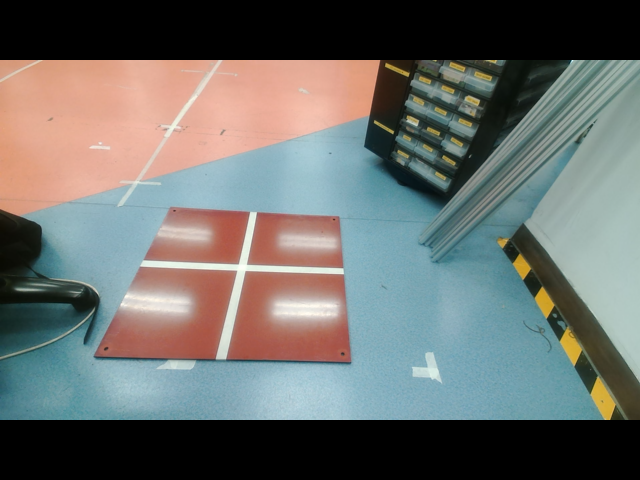
#> input picture vs/opencv_frame_0.png, 640 x 480 px, given in place of the camera
$ python real_time_rgb_v1.py
#> lines starting #> are read from the running program, lines starting #| are printed output that depends on the picture; after the words box and inside, x2 and y2 are one past the last pixel; in counts of white or black regions, pixels touching at a corner belong together
import numpy as np
import cv2
import matplotlib.pyplot as plt
import numpy as np
import math


def ClassifyColor( BGR, width, height ): ##分類顏色 （BGR, width, height）
    r_threshold = 20 ##r閾值  before 10
    b_threshold = 20 ##b閾值   before 10
    FortyFive_degree = math.pi / 4 ## 45度
    grey_threshold = 10.0 * math.pi / 180.0 ##色角上下限 before 5

    for y in range(0, height, 1):
        cur_row = BGR[y]
        for x in range(0, width, 1):
            [b1, g1, r1] = cur_row[x]  #b1, g1 and r1 are type unsigned integer 8 bits
            #Convert to 32 bits integer ＃b1，g1和r1是無符號整數8位類型 轉換為32位整數
            b = int(b1)
            g = int(g1)
            r = int(r1)

            #Compute color angles 計算色角
            r_on_b = math.atan2( r, b )
            r_on_g = math.atan2( r, g )
            b_on_g = math.atan2( b, g )


            #grey white and black color 灰色白色和黑色 ##自己調整誤差
            if abs( r_on_b - FortyFive_degree ) < grey_threshold: ##abs不考慮符號的值
                if abs( r_on_g - FortyFive_degree ) < grey_threshold:
                    if abs( b_on_g - FortyFive_degree ) < grey_threshold:
                        #white color
                        if r > 150 and g > 150 and b > 150:
                            cur_row[x] = [255, 255, 255]
                        #black color
                        if r < 50:
                            cur_row[x] = [0, 0, 0]
                        else:
                            cur_row[x] = [128, 128, 128]
                        continue ##跳过循环
            #Red color
            if r - b > r_threshold:
                if r - g > r_threshold:
                    cur_row[x] = [0, 0, 200]
                    continue ##跳过某些循环

            #Blue color
            if b - r > b_threshold:
                if b - g > b_threshold:
                    cur_row[x] = [200, 0, 0]
                    continue

            #Other colors
            cur_row[x] = [0, 200, 200]

    return BGR


def RequiredArea( RA_BGR, width, height ): ##分類顏色 （BGR, width, height）
    r_threshold = 10 ##r閾值
    b_threshold = 10 ##b閾值

    for y in range(0, height, 1):
        cur_row = RA_BGR[y]
        for x in range(0, width, 1):
            [b1, g1, r1] = cur_row[x]  #b1, g1 and r1 are type unsigned integer 8 bits
            #Convert to 32 bits integer ＃b1，g1和r1是無符號整數8位類型 轉換為32位整數
            b = int(b1)
            g = int(g1)
            r = int(r1)

            #Red color
            if r - b > r_threshold:
                if r - g > r_threshold:
                    cur_row[x] = [255, 255, 255]
                    continue ##跳过某些循环

            #Other colors
            cur_row[x] = [0, 0, 0]

    return RA_BGR

def RequiredColor( RC_BGR, width, height ): ##分類顏色 （BGR, width, height）
    r_threshold = 10 ##r閾值
    b_threshold = 10 ##b閾值

    for y in range(0, height, 1):
        cur_row = RC_BGR[y]
        for x in range(0, width, 1):
            [b1, g1, r1] = cur_row[x]  #b1, g1 and r1 are type unsigned integer 8 bits
            #Convert to 32 bits integer ＃b1，g1和r1是無符號整數8位類型 轉換為32位整數
            b = int(b1)
            g = int(g1)
            r = int(r1)

            #Red color
            if r - b > r_threshold:
                if r - g > r_threshold:
                    cur_row[x] = [0, 0, 0]
                    continue ##跳过某些循环

            #Other colors
            cur_row[x] = [255, 255, 255]

    return RC_BGR


cap = cv2.VideoCapture(0)

while(1):

    if __name__ == '__main__':

        ret, frame = cap.read()
#> frame is the input picture: shape (480, 640, 3); mean B, G, R 106.9, 109.9, 107.2

        if frame.size == 0:
        ##if ret == False:
            print(f"Fail to read image {filename}")
        else:
            cv2.imshow('Original frame',frame)
            ##plt.figure(figsize=(20,10))
            ##plt.subplot(3, 1, 1) ##放大圖
            ##plt.imshow(cv2.cvtColor(frame, cv2.COLOR_BGR2RGB))

            (height, width, channels) = frame.shape
#> height = 480; width = 640; channels = 3
            print(f"frame dimension ( {height} , {width}, {channels})\n" )
#| frame dimension ( 480 , 640, 3)
            if channels != 3:
                print("Image is not a color image ##################")

            if frame.dtype != "uint8":
                print("Image is not of type uint8 #################")

            #Convert image to NumPy array (Create a new 2D array)
            # Note: The order is in BGR format! 將圖像轉換為NumPy數組（創建新的2D數組）
            BGR_array = np.array( frame )

            #Classify red, blue and grey color
            Result_array = ClassifyColor( BGR_array, width, height )
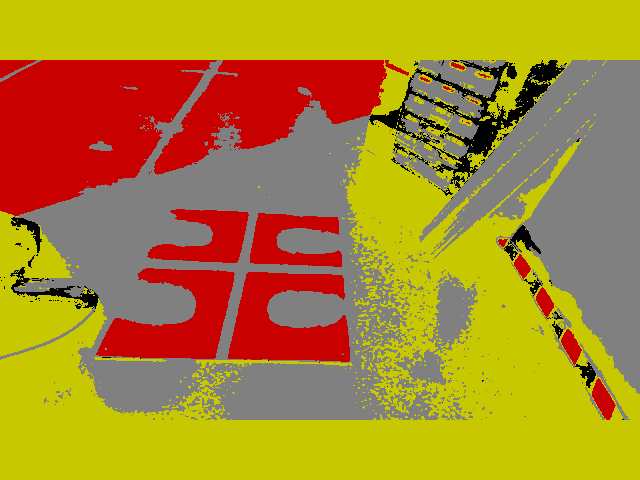
#> Result_array: shape (480, 640, 3); mean B, G, R 43.1, 133.4, 171


            # [15 lines of commented-out code are left out]

            RA = Result_array.copy()

            kernel = np.ones((7,7), np.uint8)
            ##dilation = cv2.dilate(test, kernel, iterations = 3)
            RA_dilation = cv2.dilate(RA, kernel, iterations = 6)
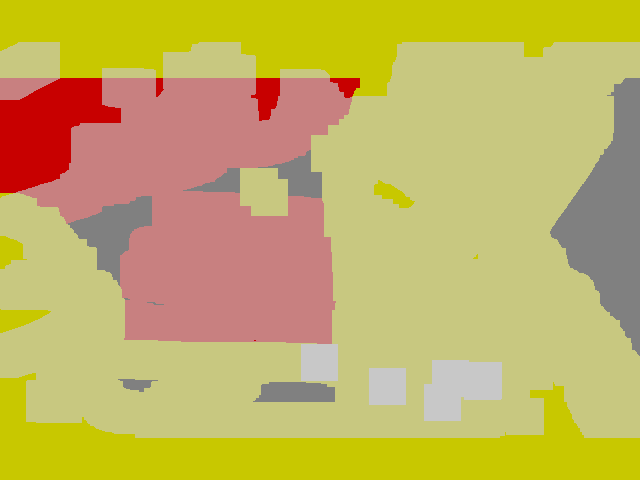
#> RA_dilation: shape (480, 640, 3); mean B, G, R 96.5, 176, 195.4
            ##plt.imshow(cv2.cvtColor(dilation, cv2.COLOR_BGR2RGB))
            #cv2.imshow('RA_dilation',RA_dilation)

            kernel = np.ones((7,7), np.uint8)
            ##erosion = cv2.erode(dilation, kernel, iterations = 3)
            RA_erosion = cv2.erode(RA_dilation, kernel, iterations = 10)
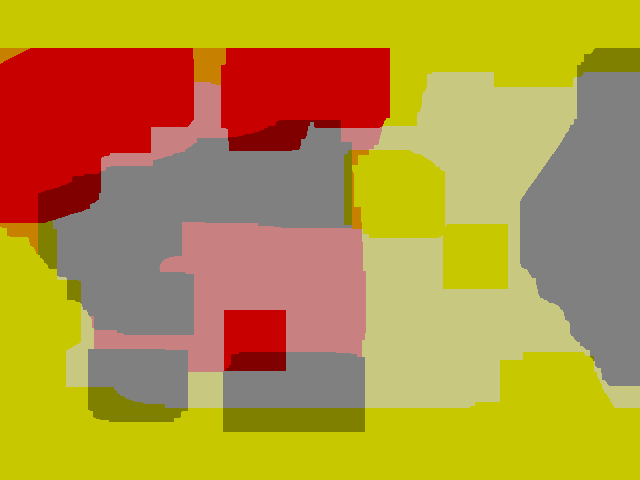
#> RA_erosion: shape (480, 640, 3); mean B, G, R 59.8, 146, 180.4
            ##plt.imshow(cv2.cvtColor(erosion, cv2.COLOR_BGR2RGB))
            ##cv2.imshow('RA_erosion',RA_erosion)

            RA_frame = RA_erosion.copy()
            RA_BGR_array = np.array(RA_frame)
            RA_Result_array = RequiredArea( RA_BGR_array, width, height )
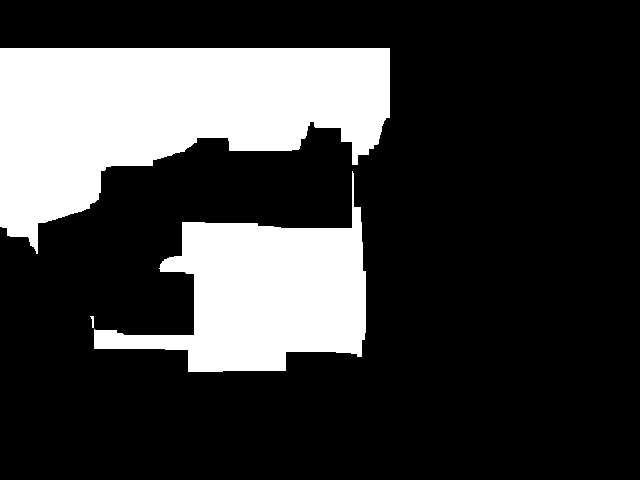
#> RA_Result_array: shape (480, 640, 3); 23.8% white; 3 white regions, box (x1, y1, x2, y2) and area: (0, 48, 390, 254) 46724, (94, 171, 366, 372) 26211, (90, 316, 94, 328) 28
            ##cv2.imshow('RequiredArea',RA_Result_array)

            RC = Result_array.copy()
            RC_BGR_array = np.array(RC)
            #nzCount = cv.CountNonZero(img3);
            RC_Result_array = RequiredColor( RC_BGR_array, width, height )
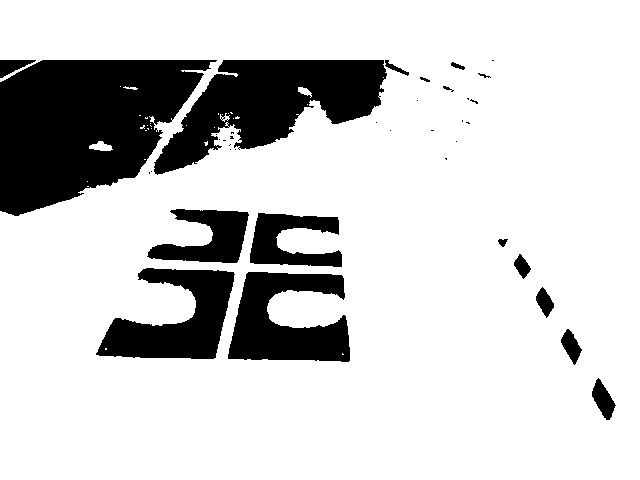
#> RC_Result_array: shape (480, 640, 3); 81.2% white; 38 black regions (21 under 20 px), largest, box (x1, y1, x2, y2) and area: (0, 60, 217, 216) 22333, (154, 60, 387, 175) 13492, (228, 272, 350, 362) 7062
            ##cv2.imshow('RequiredColor',RC_Result_array)

            img1 = RA_Result_array.copy()
            img2 = RC_Result_array.copy()
            (height, width, channels) = img1.shape
            #print(f1"frame dimension ( {height} , {width}, {channels})\n" )

            (height, width, channels) = img2.shape
            #print(f2"frame dimension ( {height} , {width}, {channels})\n" )

            img = np.zeros ((480, 640, 3), np.uint8)

            img1_list = img1.tolist()
#> img1_list = 480 items
            img2_list = img2.tolist()
#> img2_list = 480 items
            img_list = img.tolist()
            for i in range(height):
                for j in range(width):
                    if img1_list[i][j] == img2_list[i][j] == [255, 255, 255]:
                        img[i][j][0] = 255
                        img[i][j][1] = 255
                        img[i][j][2] = 255
                    else:
                        img[i][j][0] = 0
                        img[i][j][1] = 0
                        img[i][j][2] = 0
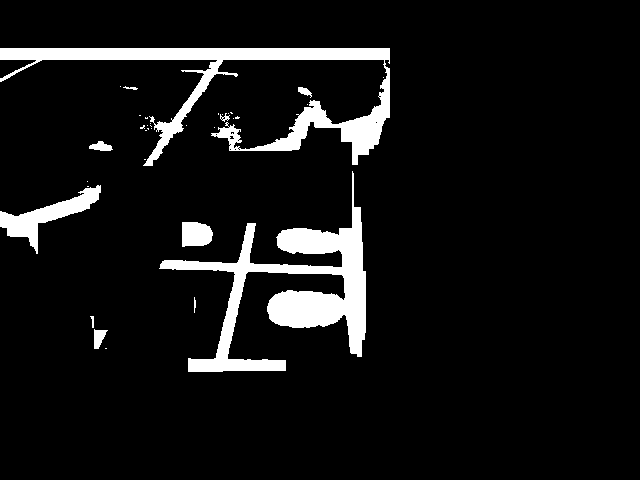
#> img: shape (480, 640, 3); 7.7% white; 35 white regions (24 under 20 px), largest, box (x1, y1, x2, y2) and area: (159, 171, 366, 372) 10815, (0, 48, 390, 166) 9714, (0, 185, 101, 254) 1966

            cv2.imshow('AND',img)

            ms = img.copy()

            kernel = np.ones((3,3), np.uint8)
            ##dilation = cv2.dilate(test, kernel, iterations = 3)
            dilation = cv2.dilate(ms, kernel, iterations = 3)

            kernel = np.ones((3,3), np.uint8)
            ##erosion = cv2.erode(dilation, kernel, iterations = 3)
            erosion = cv2.erode(dilation, kernel, iterations = 3)
#> dilation: shape (480, 640, 3); 12.5% white; 7 white regions, largest, box (x1, y1, x2, y2) and area: (0, 45, 393, 375) 32926, (0, 178, 104, 257) 3047, (179, 219, 216, 250) 1038

            test1 = erosion.copy()
            thinned = cv2.ximgproc.thinning(cv2.cvtColor(test1, cv2.COLOR_RGB2GRAY))
#> test1: shape (480, 640, 3); 8% white; 9 white regions (1 under 20 px), largest, box (x1, y1, x2, y2) and area: (0, 48, 390, 372) 21471, (0, 181, 101, 254) 2000, (182, 222, 213, 247) 666
            cv2.imshow('Thinning',thinned)

            edges = cv2.Canny(thinned, 100, 200)
            cv2.imshow('edges',edges)
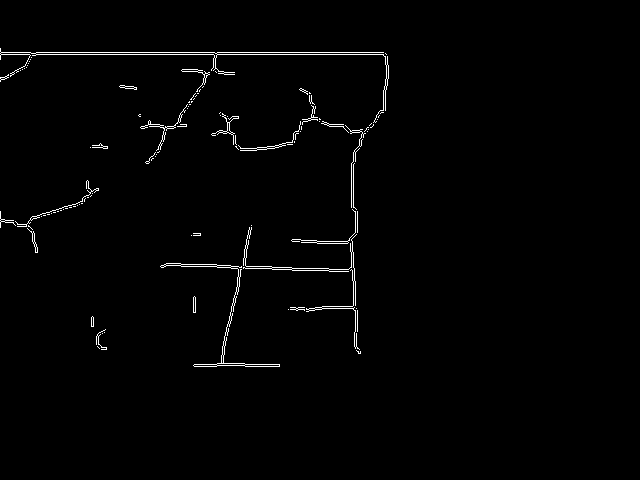
#> window 'edges': shape (480, 640); 1.2% white in thin lines or dots, all inside (x1, y1, x2, y2) = (0, 48, 389, 367)

            '''

            lines = cv2.HoughLinesP(edges, 1, np.pi/180, 200, minLineLength=10, maxLineGap=250)

            # Draw lines on the image
            for line in lines:
                x1, y1, x2, y2 = line[0]
                cv2.line(edges, (x1, y1), (x2, y2), (255, 0, 0), 3)
            # Show result
            cv2.imshow("Result Image", edges)

            '''
            '''

            for i in range(len(lines_data)):
                if lines_data[i][5] != 1 :
                    print(lines_data[i][4])

            #将每条线撮合成对应平行线

            parallel =np.empty([0,2], dtype = int)
            for i in range(len(lines_data)):
                for j in range(i+1,len(lines_data)):
                    if((abs(lines_data[i][4]-lines_data[j][4])<0.03)and(lines_data[i][5]!=1)):
                        print([i,j])
                        a = np.array([(i,j)])
                        parallel = np.append(parallel,a, axis=0)
                    elif(lines_data[i][5] == 1):
                        print(" the line is Vertical line")
                        break
            if len(parallel)< 2:
                print('7k7k')
                for i in range(len(lines_data)):
                    for j in range(i+1,len(lines_data)):
                        #print(i,lines_data[i][4]-lines_data[j][4])
                        if((abs(lines_data[i][4]-lines_data[j][4])<1.5)and(lines_data[i][5]!=1)and(i!=parallel[0][0])and(i!=parallel[0][1])and(j!=parallel[0][0])and(j!=parallel[0][1])):
                            print([i,j])
                            a = np.array([(i,j)])
                            parallel = np.append(parallel,a, axis=0)
                        elif(lines_data[i][5] == 1):
                            print(" the line is Vertical line")
                            break

            #输出撮合的平行线，各自的斜率
            parallel_slope = np.zeros(2)
            for i in range(len(parallel)):
                slope = (lines_data[parallel[i][0]][4]+lines_data[parallel[i][1]][4])/2
                parallel_slope[i] = slope

            parallel_slope#parallel[0][0]]

            habe = []
            for i in range(len(parallel)):
                for j in range(len(parallel[:])):
                    habe.append(parallel[i][j])

            lines_data[habe[3]][7]
            #将平行线数据导入，主要是懒的想

            horLine = []
            verLine = []
            # [5 lines of commented-out code are left out]
            horLine.append(lines_data[habe[0]])
            horLine.append(lines_data[habe[1]])
            verLine.append(lines_data[habe[2]])
            verLine.append(lines_data[habe[3]])
            lines_data[habe[3]]

            #计算4条线的相交点

            points = []
            for l1 in horLine:
                for l2 in verLine:
                    a = np.array([
                        [np.cos(l1[7]), np.sin(l1[7])],
                        [np.cos(l2[7]), np.sin(l2[7])]
                    ])
                    b = np.array([l1[6],l2[6]])
                    points.append(np.linalg.solve(a, b))

            #计算中心点和输出中心点与四条线的相交点
            for point in points:
                cv2.circle(tempIamge, (int(point[0]),int(point[1])), 3, (0,0,255))
            midx = np.mean([point[0] for point in points])
            midy = np.mean([point[1] for point in points])
            cv2.circle(tempIamge, (int(midx), int(midy)), 3, (0,0,255))
            rgb = tempIamge[...,::-1]

            #盲猜一个中心点上方的位置，提供数据画线

            #import sympy   # 引入解方程的专业模块sympy #但是很傻逼，所以没用到
            imy = int(midy)
            imx = int(midx)
            #x = sympy.symbols("x")   # 申明未知数"x"
            y = (500-imy)
            k=horLine[0][4] #竖的斜率
            #a = sympy.solve([(y+k*imx)/(k*x)],[x])   # 写入需要解的方程体
            x_wei=(y+k*imx)/(k)
            #x_wei = abs(int(a[x]))
            x_wei = int(x_wei)
            print(x_wei)
            print(y+k*imx)
            #print(x_wei,parallel_slope[1],v,imy,imx,linet.shape)

            imy = int(midy)
            imx = int(midx)
            linet=tempIamge.copy()
            cv2.line(linet,(imx,0),(imx,imy),(0,0,255),3)#竖向

            cv2.line(linet,(1000,imy),(imx,imy),(0,0,255),3)#横向
            xm1 = int(imx-imy/parallel_slope[0])
            cv2.line(linet,(xm1,0),(imx,imy),(255,204,102),3)#中心定位线#66ccff
            print(imx,imy)

            plt.imshow(linet)
            plt.show()

            xm1 = imx-imy/parallel_slope[0]

            linet2=linet.copy()
            angle = 90-math.degrees(math.atan(parallel_slope[0]))
            cv2.putText(linet2,str(angle)[0:5]+' degree',(imx+50,imy-100), cv2.FONT_HERSHEY_PLAIN, 2,(255,255,255),4)
            cv2.putText(linet2,'y=0',(imx+100,imy+90), cv2.FONT_HERSHEY_PLAIN, 2,(255,255,255),4)
            cv2.putText(linet2,'x=0',(imx-100,imy-50), cv2.FONT_HERSHEY_PLAIN, 2,(255,255,255),4)
            rgb = linet2[...,::-1]

            cv2.imshow('X',rgb) #红色通道
            '''

            k = cv2.waitKey(5) & 0xFF
#> (key Esc is pressed here)
            if k == 27:
                break


# Close the window
cap.release()

# De-allocate any associated memory usage
cv2.destroyAllWindows()
